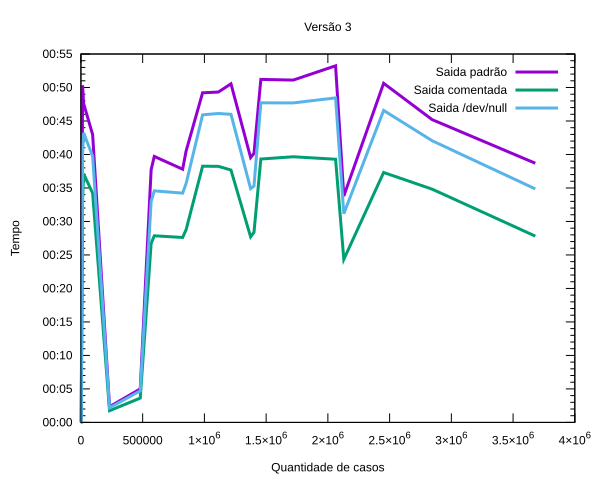

This chart was generated by the following gnuplot code:
set datafile separator ','
set ydata time
set timefmt "%s" # specify our time string format
set format y "%f" # otherwise it will show only MM:SS


set ylabel "Tempo" # label for the Y axis
set xlabel 'Quantidade de casos' # label for the X axis

set title "Versão 3"
set terminal svg
set output 'v3.svg'
plot 'versao3.2.csv' using 2:5 with lines lw 3 title 'Saida padrão' ,'versao3_Com_2.csv' using 2:5 with lines lw 3 title "Saida comentada",'versao3_Null_2.csv' using 2:5 with lines lw 3 title "Saida /dev/null"